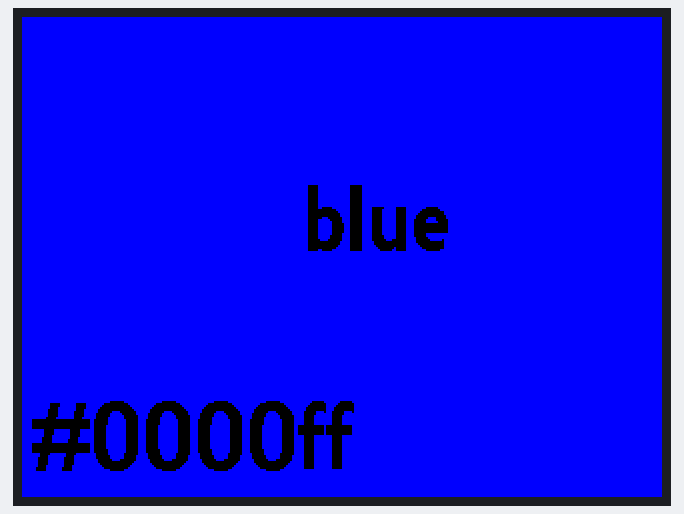
The program below on a simulated Adafruit PyPortal running CircuitPython. Shown: 320×240 colour display. Requests to the public web service named in the program get a made-up reply in its usual format after 0.4 s (London, UTC, broken clouds, 64 % humidity, 1013 hPa unless stated); what the program prints to the serial console is not drawn.

Above: at 2.0 s.

The program:

main.cheerlight_json.PyPortal.py
```python
### main.cheerlight_json.PyPortal.py

"""
Cheerlight for PyPortal:
- Fetch the JSON API to get color both in text and web format (#FF00FF)
- Use PyPortal to display the data
- Change the background color to match Cheerlight value
cheerlight_json_PyPortal
"""

import time
import board
from adafruit_pyportal import PyPortal

# Set up where we'll be fetching data from
DATA_SOURCE = "https://api.thingspeak.com/channels/1417/feeds/last.json"
COLOR_TEXT = ['field1']
COLOR_HEX = ['field2']

# the current working directory (where this file is)
cwd = ("/"+__file__).rsplit('/', 1)[0]
pyportal = PyPortal(url=DATA_SOURCE,
                    json_path=(COLOR_TEXT, COLOR_HEX),
                    status_neopixel=board.NEOPIXEL,
                    text_font=cwd+"/fonts/Collegiate-50.bdf",
                    text_position=((140, 100),(5, 210)), # text location
                    text_color=(0x0, 0x0), # text color
                    text_maxlen=(30, 10), # max text size for quote & author
                   )

# speed up projects with lots of text by preloading the font!
pyportal.preload_font()

while True:
    try:
        value = pyportal.fetch()
        print("Response is", value)
        pyportal.set_background(int(value[1].lstrip("#"), 16))
    except (ValueError, RuntimeError) as e:
        print("Some error occured, retrying! -", e)
    time.sleep(10)
```
